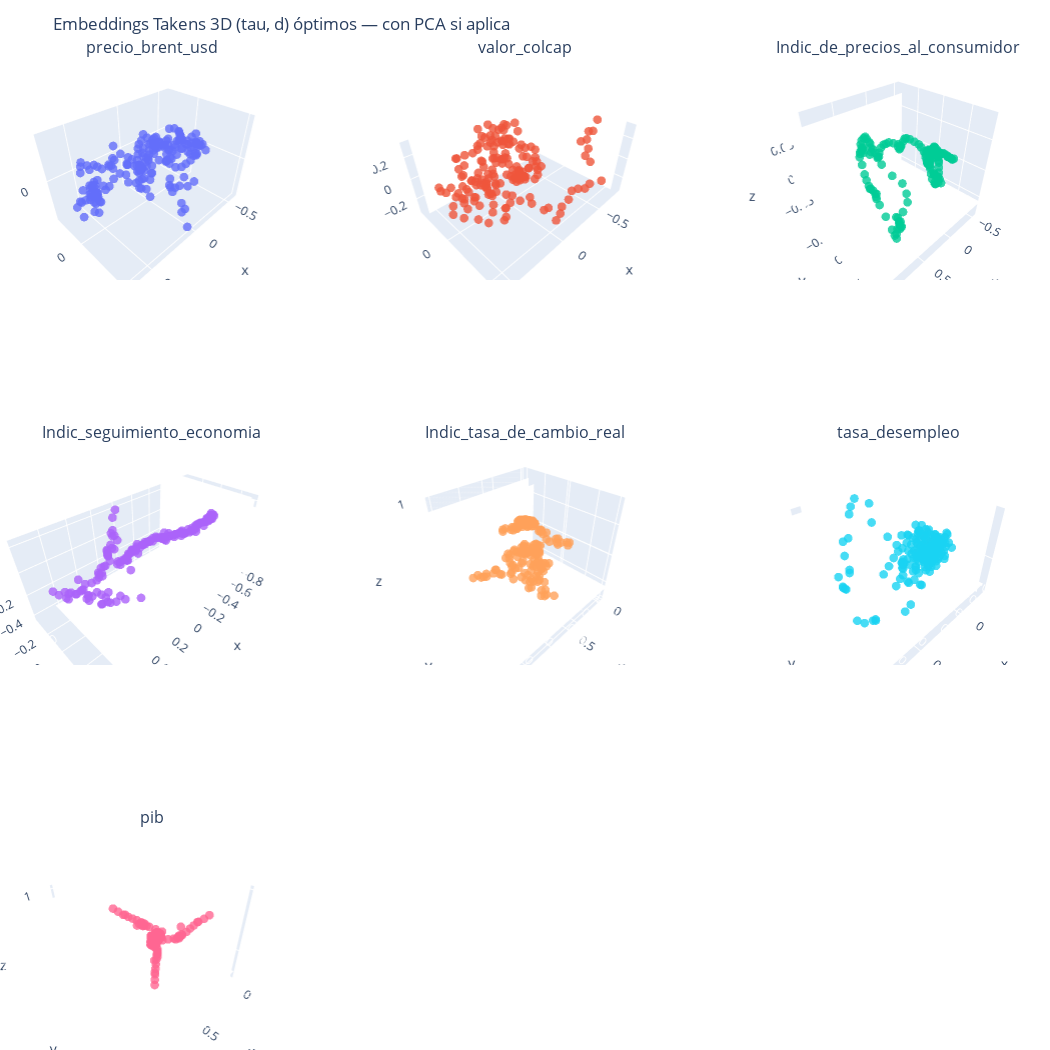

Notebook source saved alongside this figure:
### Code cell
# --- Crear la cuadrícula dinámica de subplots ---
n = len(single_embeddings)
cols = math.ceil(math.sqrt(n))
rows = math.ceil(n / cols)

fig = make_subplots(
    rows=rows,
    cols=cols,
    specs=[[{'type': 'scatter3d'} for _ in range(cols)] for _ in range(rows)],
    subplot_titles=list(single_embeddings.keys())
)

# --- Graficar cada embedding ---
for i, (name, arr) in enumerate(single_embeddings.items()):
    # Ajustar dimensionalidad para 3D
    n_points, dim = arr.shape

    if dim < 3:
        # Rellenar con ceros hasta tener 3 dimensiones
        arr_3d = np.hstack([arr, np.zeros((n_points, 3 - dim))])
        subtitle = f"{name} (dim={dim} → 3D)"
    elif dim > 3:
        # Reducir con PCA
        pca = PCA(n_components=3)
        arr_3d = pca.fit_transform(arr)
        explained = np.sum(pca.explained_variance_ratio_)
        subtitle = f"{name} (PCA 3D, var={explained:.2f})"
    else:
        arr_3d = arr
        subtitle = name

    # Posición en la cuadrícula
    r = i // cols + 1
    c = i % cols + 1

    # Añadir la nube 3D
    fig.add_trace(
        go.Scatter3d(
            x=arr_3d[:, 0],
            y=arr_3d[:, 1],
            z=arr_3d[:, 2],
            mode='markers',
            marker=dict(size=3, opacity=0.8),
            name=subtitle
        ),
        row=r, col=c
    )

# --- Ajustes estéticos ---
fig.update_layout(
    height=350 * rows,
    width=350 * cols,
    showlegend=False,
    title_text="Embeddings Takens 3D (tau, d) óptimos — con PCA si aplica",
    margin=dict(l=0, r=0, t=60, b=0),
)

fig.show()

### Figure 1 — Plotly figure (JSON) as saved in the notebook; plotly's stock layout.template omitted (floating-point values rounded to 4 significant figures; data arrays with more than 128 entries replaced by an {"elided": "..."} marker saying what was removed)
{"data": [{"marker": {"opacity": 0.8, "size": 3}, "mode": "markers", "name": "precio_brent_usd (PCA 3D, var=0.97)", "scene": "scene", "type": "scatter3d", "x": {"elided": "192 float values"}, "y": {"elided": "192 float values"}, "z": {"elided": "192 float values"}}, {"marker": {"opacity": 0.8, "size": 3}, "mode": "markers", "name": "valor_colcap (PCA 3D, var=0.87)", "scene": "scene2", "type": "scatter3d", "x": {"elided": "172 float values"}, "y": {"elided": "172 float values"}, "z": {"elided": "172 float values"}}, {"marker": {"opacity": 0.8, "size": 3}, "mode": "markers", "name": "Indic_de_precios_al_consumidor (PCA 3D, var=1.00)", "scene": "scene3", "type": "scatter3d", "x": {"elided": "156 float values"}, "y": {"elided": "156 float values"}, "z": {"elided": "156 float values"}}, {"marker": {"opacity": 0.8, "size": 3}, "mode": "markers", "name": "Indic_seguimiento_economia (PCA 3D, var=0.96)", "scene": "scene4", "type": "scatter3d", "x": {"elided": "152 float values"}, "y": {"elided": "152 float values"}, "z": {"elided": "152 float values"}}, {"marker": {"opacity": 0.8, "size": 3}, "mode": "markers", "name": "Indic_tasa_de_cambio_real (dim=2 → 3D)", "scene": "scene5", "type": "scatter3d", "x": {"elided": "187 float values"}, "y": {"elided": "187 float values"}, "z": {"elided": "187 float values"}}, {"marker": {"opacity": 0.8, "size": 3}, "mode": "markers", "name": "tasa_desempleo (PCA 3D, var=0.82)", "scene": "scene6", "type": "scatter3d", "x": {"elided": "184 float values"}, "y": {"elided": "184 float values"}, "z": {"elided": "184 float values"}}, {"marker": {"opacity": 0.8, "size": 3}, "mode": "markers", "name": "pib", "scene": "scene7", "type": "scatter3d", "x": {"elided": "166 float values"}, "y": {"elided": "166 float values"}, "z": {"elided": "166 float values"}}], "layout": {"annotations": [{"font": {"size": 16}, "showarrow": false, "text": "precio_brent_usd", "x": 0.1444, "xanchor": "center", "xref": "paper", "y": 1, "yanchor": "bottom", "yref": "paper"}, {"font": {"size": 16}, "showarrow": false, "text": "valor_colcap", "x": 0.5, "xanchor": "center", "xref": "paper", "y": 1, "yanchor": "bottom", "yref": "paper"}, {"font": {"size": 16}, "showarrow": false, "text": "Indic_de_precios_al_consumidor", "x": 0.8556, "xanchor": "center", "xref": "paper", "y": 1, "yanchor": "bottom", "yref": "paper"}, {"font": {"size": 16}, "showarrow": false, "text": "Indic_seguimiento_economia", "x": 0.1444, "xanchor": "center", "xref": "paper", "y": 0.6111, "yanchor": "bottom", "yref": "paper"}, {"font": {"size": 16}, "showarrow": false, "text": "Indic_tasa_de_cambio_real", "x": 0.5, "xanchor": "center", "xref": "paper", "y": 0.6111, "yanchor": "bottom", "yref": "paper"}, {"font": {"size": 16}, "showarrow": false, "text": "tasa_desempleo", "x": 0.8556, "xanchor": "center", "xref": "paper", "y": 0.6111, "yanchor": "bottom", "yref": "paper"}, {"font": {"size": 16}, "showarrow": false, "text": "pib", "x": 0.1444, "xanchor": "center", "xref": "paper", "y": 0.2222, "yanchor": "bottom", "yref": "paper"}], "height": 1050, "margin": {"b": 0, "l": 0, "r": 0, "t": 60}, "scene": {"domain": {"x": [0, 0.2889], "y": [0.7778, 1]}}, "scene2": {"domain": {"x": [0.3556, 0.6444], "y": [0.7778, 1]}}, "scene3": {"domain": {"x": [0.7111, 1], "y": [0.7778, 1]}}, "scene4": {"domain": {"x": [0, 0.2889], "y": [0.3889, 0.6111]}}, "scene5": {"domain": {"x": [0.3556, 0.6444], "y": [0.3889, 0.6111]}}, "scene6": {"domain": {"x": [0.7111, 1], "y": [0.3889, 0.6111]}}, "scene7": {"domain": {"x": [0, 0.2889], "y": [0, 0.2222]}}, "scene8": {"domain": {"x": [0.3556, 0.6444], "y": [0, 0.2222]}}, "scene9": {"domain": {"x": [0.7111, 1], "y": [0, 0.2222]}}, "showlegend": false, "title": {"text": "Embeddings Takens 3D (tau, d) óptimos — con PCA si aplica"}, "width": 1050}}
